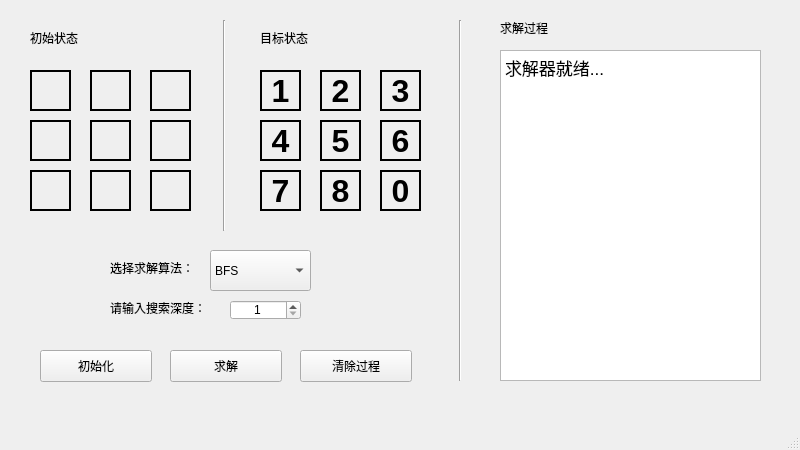
<?xml version="1.0" encoding="UTF-8"?>
<ui version="4.0">
 <class>MainWindow</class>
 <widget class="QMainWindow" name="MainWindow">
  <property name="geometry">
   <rect>
    <x>0</x>
    <y>0</y>
    <width>800</width>
    <height>450</height>
   </rect>
  </property>
  <property name="minimumSize">
   <size>
    <width>800</width>
    <height>450</height>
   </size>
  </property>
  <property name="maximumSize">
   <size>
    <width>800</width>
    <height>450</height>
   </size>
  </property>
  <property name="windowTitle">
   <string>八数码问题求解</string>
  </property>
  <property name="autoFillBackground">
   <bool>true</bool>
  </property>
  <property name="locale">
   <locale language="Chinese" country="China"/>
  </property>
  <widget class="QWidget" name="centralwidget">
   <widget class="QPushButton" name="solve_btn">
    <property name="geometry">
     <rect>
      <x>170</x>
      <y>350</y>
      <width>112</width>
      <height>32</height>
     </rect>
    </property>
    <property name="text">
     <string>求解</string>
    </property>
   </widget>
   <widget class="QComboBox" name="method">
    <property name="geometry">
     <rect>
      <x>210</x>
      <y>250</y>
      <width>101</width>
      <height>41</height>
     </rect>
    </property>
    <item>
     <property name="text">
      <string>BFS</string>
     </property>
    </item>
    <item>
     <property name="text">
      <string>DFS</string>
     </property>
    </item>
    <item>
     <property name="text">
      <string>A*</string>
     </property>
    </item>
    <item>
     <property name="text">
      <string>IDA*</string>
     </property>
    </item>
   </widget>
   <widget class="QLabel" name="label">
    <property name="geometry">
     <rect>
      <x>30</x>
      <y>30</y>
      <width>58</width>
      <height>16</height>
     </rect>
    </property>
    <property name="text">
     <string>初始状态</string>
    </property>
   </widget>
   <widget class="QLabel" name="label_2">
    <property name="geometry">
     <rect>
      <x>110</x>
      <y>260</y>
      <width>91</width>
      <height>16</height>
     </rect>
    </property>
    <property name="text">
     <string>选择求解算法：</string>
    </property>
   </widget>
   <widget class="QLabel" name="label_3">
    <property name="geometry">
     <rect>
      <x>500</x>
      <y>20</y>
      <width>58</width>
      <height>16</height>
     </rect>
    </property>
    <property name="text">
     <string>求解过程</string>
    </property>
   </widget>
   <widget class="QLabel" name="label_4">
    <property name="geometry">
     <rect>
      <x>260</x>
      <y>30</y>
      <width>58</width>
      <height>16</height>
     </rect>
    </property>
    <property name="text">
     <string>目标状态</string>
    </property>
   </widget>
   <widget class="Line" name="line">
    <property name="geometry">
     <rect>
      <x>450</x>
      <y>20</y>
      <width>21</width>
      <height>361</height>
     </rect>
    </property>
    <property name="autoFillBackground">
     <bool>true</bool>
    </property>
    <property name="orientation">
     <enum>Qt::Vertical</enum>
    </property>
   </widget>
   <widget class="QLabel" name="label_5">
    <property name="geometry">
     <rect>
      <x>110</x>
      <y>300</y>
      <width>101</width>
      <height>16</height>
     </rect>
    </property>
    <property name="text">
     <string>请输入搜索深度：</string>
    </property>
   </widget>
   <widget class="QSpinBox" name="depth">
    <property name="geometry">
     <rect>
      <x>230</x>
      <y>300</y>
      <width>71</width>
      <height>20</height>
     </rect>
    </property>
    <property name="alignment">
     <set>Qt::AlignCenter</set>
    </property>
    <property name="minimum">
     <number>1</number>
    </property>
    <property name="maximum">
     <number>100000</number>
    </property>
   </widget>
   <widget class="QLabel" name="label_6">
    <property name="geometry">
     <rect>
      <x>260</x>
      <y>70</y>
      <width>41</width>
      <height>41</height>
     </rect>
    </property>
    <property name="font">
     <font>
      <pointsize>24</pointsize>
      <weight>75</weight>
      <bold>true</bold>
     </font>
    </property>
    <property name="autoFillBackground">
     <bool>false</bool>
    </property>
    <property name="styleSheet">
     <string notr="true">border:2px solid black;</string>
    </property>
    <property name="text">
     <string>1</string>
    </property>
    <property name="alignment">
     <set>Qt::AlignCenter</set>
    </property>
   </widget>
   <widget class="QLabel" name="label_7">
    <property name="geometry">
     <rect>
      <x>320</x>
      <y>70</y>
      <width>41</width>
      <height>41</height>
     </rect>
    </property>
    <property name="font">
     <font>
      <pointsize>24</pointsize>
      <weight>75</weight>
      <bold>true</bold>
     </font>
    </property>
    <property name="autoFillBackground">
     <bool>false</bool>
    </property>
    <property name="styleSheet">
     <string notr="true">border:2px solid black;</string>
    </property>
    <property name="text">
     <string>2</string>
    </property>
    <property name="alignment">
     <set>Qt::AlignCenter</set>
    </property>
   </widget>
   <widget class="QLabel" name="label_8">
    <property name="geometry">
     <rect>
      <x>380</x>
      <y>70</y>
      <width>41</width>
      <height>41</height>
     </rect>
    </property>
    <property name="font">
     <font>
      <pointsize>24</pointsize>
      <weight>75</weight>
      <bold>true</bold>
     </font>
    </property>
    <property name="autoFillBackground">
     <bool>false</bool>
    </property>
    <property name="styleSheet">
     <string notr="true">border:2px solid black;</string>
    </property>
    <property name="text">
     <string>3</string>
    </property>
    <property name="alignment">
     <set>Qt::AlignCenter</set>
    </property>
   </widget>
   <widget class="QLabel" name="label_9">
    <property name="geometry">
     <rect>
      <x>260</x>
      <y>120</y>
      <width>41</width>
      <height>41</height>
     </rect>
    </property>
    <property name="font">
     <font>
      <pointsize>24</pointsize>
      <weight>75</weight>
      <bold>true</bold>
     </font>
    </property>
    <property name="autoFillBackground">
     <bool>false</bool>
    </property>
    <property name="styleSheet">
     <string notr="true">border:2px solid black;</string>
    </property>
    <property name="text">
     <string>4</string>
    </property>
    <property name="alignment">
     <set>Qt::AlignCenter</set>
    </property>
   </widget>
   <widget class="QLabel" name="label_11">
    <property name="geometry">
     <rect>
      <x>380</x>
      <y>120</y>
      <width>41</width>
      <height>41</height>
     </rect>
    </property>
    <property name="font">
     <font>
      <pointsize>24</pointsize>
      <weight>75</weight>
      <bold>true</bold>
     </font>
    </property>
    <property name="autoFillBackground">
     <bool>false</bool>
    </property>
    <property name="styleSheet">
     <string notr="true">border:2px solid black;</string>
    </property>
    <property name="text">
     <string>6</string>
    </property>
    <property name="alignment">
     <set>Qt::AlignCenter</set>
    </property>
   </widget>
   <widget class="QLabel" name="label_12">
    <property name="geometry">
     <rect>
      <x>320</x>
      <y>170</y>
      <width>41</width>
      <height>41</height>
     </rect>
    </property>
    <property name="font">
     <font>
      <pointsize>24</pointsize>
      <weight>75</weight>
      <bold>true</bold>
     </font>
    </property>
    <property name="autoFillBackground">
     <bool>false</bool>
    </property>
    <property name="styleSheet">
     <string notr="true">border:2px solid black;</string>
    </property>
    <property name="text">
     <string>8</string>
    </property>
    <property name="alignment">
     <set>Qt::AlignCenter</set>
    </property>
   </widget>
   <widget class="QLabel" name="label_13">
    <property name="geometry">
     <rect>
      <x>260</x>
      <y>170</y>
      <width>41</width>
      <height>41</height>
     </rect>
    </property>
    <property name="font">
     <font>
      <pointsize>24</pointsize>
      <weight>75</weight>
      <bold>true</bold>
     </font>
    </property>
    <property name="autoFillBackground">
     <bool>false</bool>
    </property>
    <property name="styleSheet">
     <string notr="true">border:2px solid black;</string>
    </property>
    <property name="text">
     <string>7</string>
    </property>
    <property name="alignment">
     <set>Qt::AlignCenter</set>
    </property>
   </widget>
   <widget class="QLabel" name="label_14">
    <property name="geometry">
     <rect>
      <x>320</x>
      <y>120</y>
      <width>41</width>
      <height>41</height>
     </rect>
    </property>
    <property name="font">
     <font>
      <pointsize>24</pointsize>
      <weight>75</weight>
      <bold>true</bold>
     </font>
    </property>
    <property name="autoFillBackground">
     <bool>false</bool>
    </property>
    <property name="styleSheet">
     <string notr="true">border:2px solid black;</string>
    </property>
    <property name="text">
     <string>5</string>
    </property>
    <property name="alignment">
     <set>Qt::AlignCenter</set>
    </property>
   </widget>
   <widget class="QLabel" name="l_1_2">
    <property name="geometry">
     <rect>
      <x>90</x>
      <y>70</y>
      <width>41</width>
      <height>41</height>
     </rect>
    </property>
    <property name="font">
     <font>
      <pointsize>24</pointsize>
      <weight>75</weight>
      <bold>true</bold>
     </font>
    </property>
    <property name="autoFillBackground">
     <bool>false</bool>
    </property>
    <property name="styleSheet">
     <string notr="true">border:2px solid black;</string>
    </property>
    <property name="text">
     <string/>
    </property>
    <property name="alignment">
     <set>Qt::AlignCenter</set>
    </property>
   </widget>
   <widget class="QLabel" name="l_2_3">
    <property name="geometry">
     <rect>
      <x>150</x>
      <y>120</y>
      <width>41</width>
      <height>41</height>
     </rect>
    </property>
    <property name="font">
     <font>
      <pointsize>24</pointsize>
      <weight>75</weight>
      <bold>true</bold>
     </font>
    </property>
    <property name="autoFillBackground">
     <bool>false</bool>
    </property>
    <property name="styleSheet">
     <string notr="true">border:2px solid black;</string>
    </property>
    <property name="text">
     <string/>
    </property>
    <property name="alignment">
     <set>Qt::AlignCenter</set>
    </property>
   </widget>
   <widget class="QLabel" name="l_3_3">
    <property name="geometry">
     <rect>
      <x>150</x>
      <y>170</y>
      <width>41</width>
      <height>41</height>
     </rect>
    </property>
    <property name="font">
     <font>
      <pointsize>24</pointsize>
      <weight>75</weight>
      <bold>true</bold>
     </font>
    </property>
    <property name="autoFillBackground">
     <bool>false</bool>
    </property>
    <property name="styleSheet">
     <string notr="true">border:2px solid black;</string>
    </property>
    <property name="text">
     <string/>
    </property>
    <property name="alignment">
     <set>Qt::AlignCenter</set>
    </property>
   </widget>
   <widget class="QLabel" name="l_2_1">
    <property name="geometry">
     <rect>
      <x>30</x>
      <y>120</y>
      <width>41</width>
      <height>41</height>
     </rect>
    </property>
    <property name="font">
     <font>
      <pointsize>24</pointsize>
      <weight>75</weight>
      <bold>true</bold>
     </font>
    </property>
    <property name="autoFillBackground">
     <bool>false</bool>
    </property>
    <property name="styleSheet">
     <string notr="true">border:2px solid black;</string>
    </property>
    <property name="text">
     <string/>
    </property>
    <property name="alignment">
     <set>Qt::AlignCenter</set>
    </property>
   </widget>
   <widget class="QLabel" name="l_3_2">
    <property name="geometry">
     <rect>
      <x>90</x>
      <y>170</y>
      <width>41</width>
      <height>41</height>
     </rect>
    </property>
    <property name="font">
     <font>
      <pointsize>24</pointsize>
      <weight>75</weight>
      <bold>true</bold>
     </font>
    </property>
    <property name="autoFillBackground">
     <bool>false</bool>
    </property>
    <property name="styleSheet">
     <string notr="true">border:2px solid black;</string>
    </property>
    <property name="text">
     <string/>
    </property>
    <property name="alignment">
     <set>Qt::AlignCenter</set>
    </property>
   </widget>
   <widget class="QLabel" name="l_1_1">
    <property name="geometry">
     <rect>
      <x>30</x>
      <y>70</y>
      <width>41</width>
      <height>41</height>
     </rect>
    </property>
    <property name="font">
     <font>
      <pointsize>24</pointsize>
      <weight>75</weight>
      <bold>true</bold>
     </font>
    </property>
    <property name="autoFillBackground">
     <bool>false</bool>
    </property>
    <property name="styleSheet">
     <string notr="true">border:2px solid black;</string>
    </property>
    <property name="text">
     <string/>
    </property>
    <property name="alignment">
     <set>Qt::AlignCenter</set>
    </property>
   </widget>
   <widget class="QLabel" name="l_3_1">
    <property name="geometry">
     <rect>
      <x>30</x>
      <y>170</y>
      <width>41</width>
      <height>41</height>
     </rect>
    </property>
    <property name="font">
     <font>
      <pointsize>24</pointsize>
      <weight>75</weight>
      <bold>true</bold>
     </font>
    </property>
    <property name="autoFillBackground">
     <bool>false</bool>
    </property>
    <property name="styleSheet">
     <string notr="true">border:2px solid black;</string>
    </property>
    <property name="text">
     <string/>
    </property>
    <property name="alignment">
     <set>Qt::AlignCenter</set>
    </property>
   </widget>
   <widget class="QLabel" name="l_1_3">
    <property name="geometry">
     <rect>
      <x>150</x>
      <y>70</y>
      <width>41</width>
      <height>41</height>
     </rect>
    </property>
    <property name="font">
     <font>
      <pointsize>24</pointsize>
      <weight>75</weight>
      <bold>true</bold>
     </font>
    </property>
    <property name="autoFillBackground">
     <bool>false</bool>
    </property>
    <property name="styleSheet">
     <string notr="true">border:2px solid black;</string>
    </property>
    <property name="text">
     <string/>
    </property>
    <property name="alignment">
     <set>Qt::AlignCenter</set>
    </property>
   </widget>
   <widget class="QLabel" name="l_2_2">
    <property name="geometry">
     <rect>
      <x>90</x>
      <y>120</y>
      <width>41</width>
      <height>41</height>
     </rect>
    </property>
    <property name="font">
     <font>
      <pointsize>24</pointsize>
      <weight>75</weight>
      <bold>true</bold>
     </font>
    </property>
    <property name="autoFillBackground">
     <bool>false</bool>
    </property>
    <property name="styleSheet">
     <string notr="true">border:2px solid black;</string>
    </property>
    <property name="text">
     <string/>
    </property>
    <property name="alignment">
     <set>Qt::AlignCenter</set>
    </property>
   </widget>
   <widget class="Line" name="line_2">
    <property name="geometry">
     <rect>
      <x>209</x>
      <y>20</y>
      <width>31</width>
      <height>211</height>
     </rect>
    </property>
    <property name="orientation">
     <enum>Qt::Vertical</enum>
    </property>
   </widget>
   <widget class="QLabel" name="label_24">
    <property name="geometry">
     <rect>
      <x>380</x>
      <y>170</y>
      <width>41</width>
      <height>41</height>
     </rect>
    </property>
    <property name="font">
     <font>
      <pointsize>24</pointsize>
      <weight>75</weight>
      <bold>true</bold>
     </font>
    </property>
    <property name="autoFillBackground">
     <bool>false</bool>
    </property>
    <property name="styleSheet">
     <string notr="true">border:2px solid black;</string>
    </property>
    <property name="text">
     <string>0</string>
    </property>
    <property name="alignment">
     <set>Qt::AlignCenter</set>
    </property>
   </widget>
   <widget class="QTextBrowser" name="process">
    <property name="geometry">
     <rect>
      <x>500</x>
      <y>50</y>
      <width>261</width>
      <height>331</height>
     </rect>
    </property>
    <property name="html">
     <string>&lt;!DOCTYPE HTML PUBLIC &quot;-//W3C//DTD HTML 4.0//EN&quot; &quot;http://www.w3.org/TR/REC-html40/strict.dtd&quot;&gt;
&lt;html&gt;&lt;head&gt;&lt;meta name=&quot;qrichtext&quot; content=&quot;1&quot; /&gt;&lt;style type=&quot;text/css&quot;&gt;
p, li { white-space: pre-wrap; }
&lt;/style&gt;&lt;/head&gt;&lt;body style=&quot; font-family:'.AppleSystemUIFont'; font-size:13pt; font-weight:400; font-style:normal;&quot;&gt;
&lt;p style=&quot; margin-top:0px; margin-bottom:0px; margin-left:0px; margin-right:0px; -qt-block-indent:0; text-indent:0px;&quot;&gt;求解器就绪...&lt;/p&gt;&lt;/body&gt;&lt;/html&gt;</string>
    </property>
   </widget>
   <widget class="QPushButton" name="clear_btn">
    <property name="geometry">
     <rect>
      <x>300</x>
      <y>350</y>
      <width>112</width>
      <height>32</height>
     </rect>
    </property>
    <property name="text">
     <string>清除过程</string>
    </property>
   </widget>
   <widget class="QPushButton" name="init_btn">
    <property name="geometry">
     <rect>
      <x>40</x>
      <y>350</y>
      <width>112</width>
      <height>32</height>
     </rect>
    </property>
    <property name="text">
     <string>初始化</string>
    </property>
   </widget>
  </widget>
  <widget class="QMenuBar" name="menubar">
   <property name="geometry">
    <rect>
     <x>0</x>
     <y>0</y>
     <width>800</width>
     <height>22</height>
    </rect>
   </property>
  </widget>
  <widget class="QStatusBar" name="statusbar"/>
 </widget>
 <resources/>
 <connections/>
</ui>
